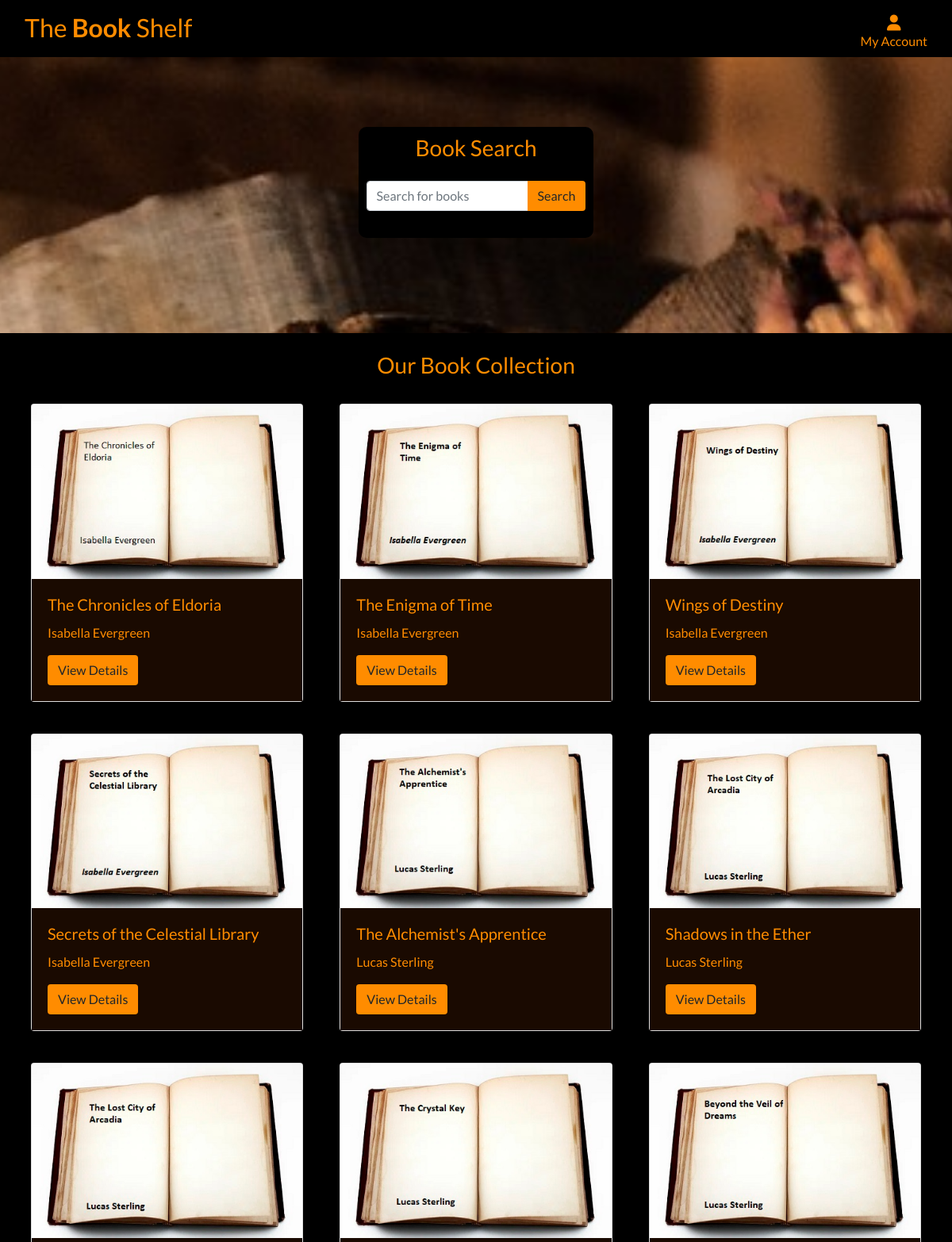
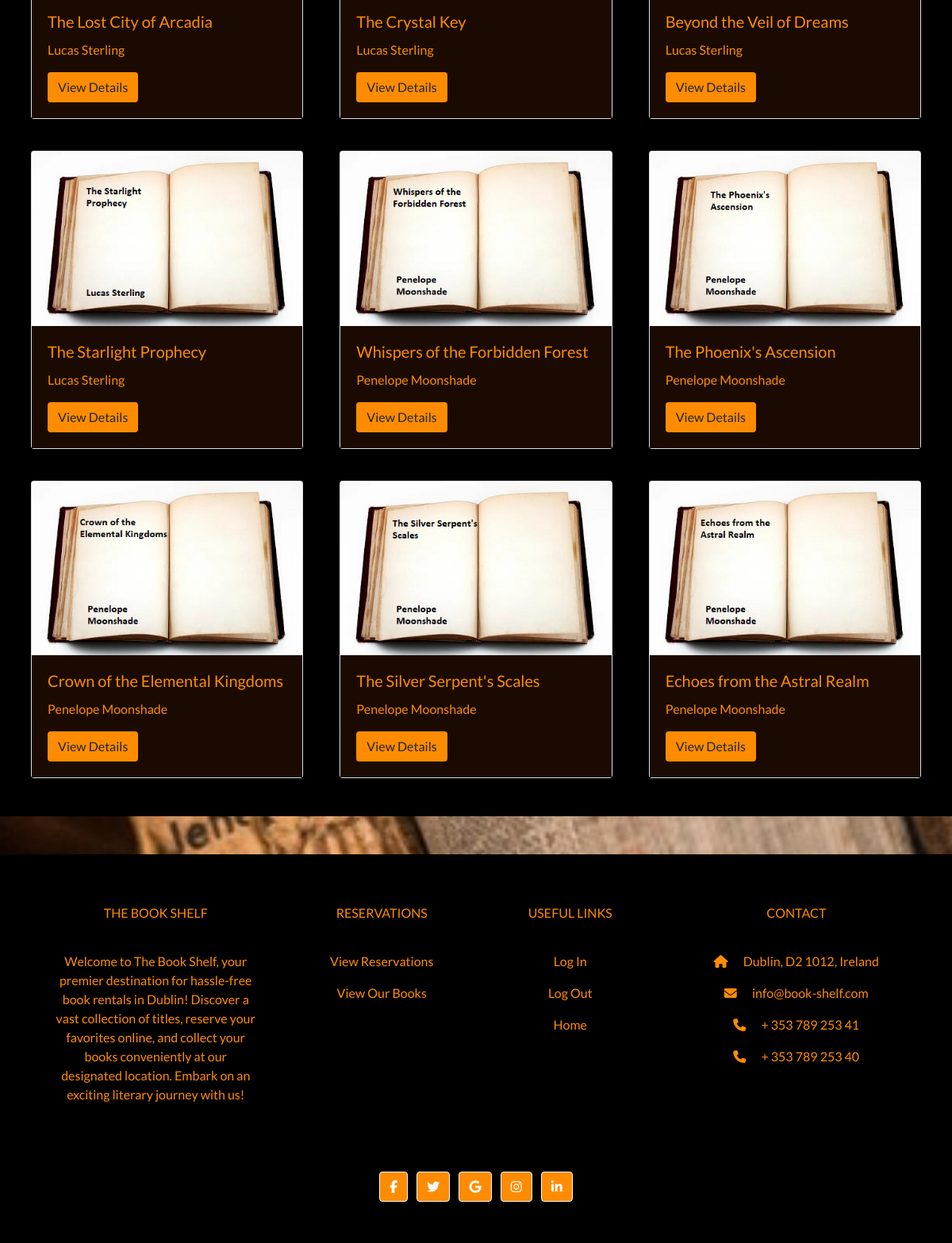
The page /rental/book_list on the database its author committed (2 pictures, top to bottom).
### rental/models.py (models this page shows, shortened)
class Book(models.Model):
    title = models.CharField(max_length=200)
    author = models.CharField(max_length=100)
    description = models.TextField()
    image = models.ImageField(blank=True, null=True)

### rental/views.py (the view)
# urls.py: path('book_list', views.book_list, name='book_list'),
def book_list(request):
    books = Book.objects.all()
    return render(request, 'rental/book_list.html', {'books': books})

### rental/templates/rental/book_list.html
{% extends 'base.html' %}
{% block content %}
    <div class="container header-container">
        <div class="col-md-6 mx-auto black-bg">
            <h3 class="mb-4 orange-text text-center">Book Search</h3>
            <form method="GET" action="{% url 'book_search' %}" class="mb-4">
                <div class="input-group">
                    <input type="text" name="q" class="form-control" placeholder="Search for books" aria-label="Search for books" aria-describedby="search-btn">
                    <div class="input-group-append">
                        <button type="submit" class="btn  orange-color" id="search-btn">Search</button>
                    </div>
                </div>
            </form>
        </div>
    </div>
    <div class="container-fluid books-bg">
        <div>
            <h3 class="orange-text text-center">Our Book Collection</h3>
        </div>
        <div class="row p-3">
        {% for book in books %}
            <div class="col-md-4 mb-4">
                <div class="card m-2">
                    {% if book.image %}
                        <img class="card-img-top" src="{{ book.image.url }}" alt="{{ book.title }}">
                    {% else %}
                        <div class="card-img-top-placeholder"></div>
                    {% endif %}
                    <div class="card-body brown-bg">
                        <h5 class="card-title orange-text">{{ book.title }}</h5>
                        <p class="card-text orange-text">{{ book.author }}</p>
                        <a href="{% url 'book_detail' pk=book.pk %}" class="btn orange-color">View Details</a>
                    </div>
                </div>
            </div>
        {% empty %}
            <div class="col-md-6 mx-auto pt-2 black-bg">
                <h5 class="orange-text">No books found.</h5>
            </div>
        {% endfor %}
    </div>
    </div>
{% endblock %}

### static/css/base.css (style rules this page uses)
html { height: 100%; }
body { background: url('/media/homepage_background.jpg') no-repeat center center; background-color: black; background-size: cover; height: calc(100vh - 150px); font-family: 'Lato'; }
.black-bg { background-color: rgb(0, 0, 0); border-radius: 10px; width: fit-content; margin: 10px; padding: 10px; }
.brown-bg { background-color: rgb(26, 10, 1); }
.books-bg { background-color: rgb(0, 0, 0); margin-top: 10%; padding-top: 2%; }
.orange-color { background-color: rgb(255, 140, 0); }
.nav-text, .orange-text { color: rgb(255, 140, 0); }
.header-container { padding-top: 150px; }

### rows shown on the page
Book: image (picture), title "The Chronicles of Eldoria", author "Isabella Evergreen"
Book: image (picture), title "The Enigma of Time", author "Isabella Evergreen"
Book: image (picture), title "Wings of Destiny", author "Isabella Evergreen"
Book: image (picture), title "Secrets of the Celestial Library", author "Isabella Evergreen"
Book: image (picture), title "The Alchemist's Apprentice", author "Lucas Sterling"
Book: image (picture), title "Shadows in the Ether", author "Lucas Sterling"
Book: image (picture), title "The Lost City of Arcadia", author "Lucas Sterling"
Book: image (picture), title "The Crystal Key", author "Lucas Sterling"
Book: image (picture), title "Beyond the Veil of Dreams", author "Lucas Sterling"
Book: image (picture), title "The Starlight Prophecy", author "Lucas Sterling"
Book: image (picture), title "Whispers of the Forbidden Forest", author "Penelope Moonshade"
Book: image (picture), title "The Phoenix's Ascension", author "Penelope Moonshade"
Book: image (picture), title "Crown of the Elemental Kingdoms", author "Penelope Moonshade"
Book: image (picture), title "The Silver Serpent's Scales", author "Penelope Moonshade"
Book: image (picture), title "Echoes from the Astral Realm", author "Penelope Moonshade"
